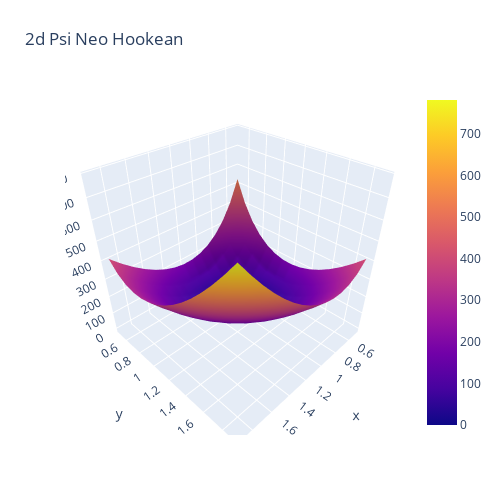

Notebook code for this chart:
### Code cell
import numpy as np
import matplotlib.pyplot as plt
import plotly.graph_objects as go


def neo_hookean(F, E=1000, nu=0.2):
    mu = E / (2 * (1 + nu))
    la = E * nu / ((1 + nu) * (1 - 2 * nu)) # Lame parameters

    J = np.linalg.det(F)
    return mu / 2 * (np.trace(F.transpose() @ F) - len(F)) - mu * np.log(J) + la / 2 * np.log(J)**2


dim = 2
sigma = np.arange(1, 10, 1e-3)
Psi = np.array([neo_hookean(np.eye(dim) * sig) for sig in sigma])

plt.figure()
plt.plot(sigma, Psi)
plt.savefig('sigma_times_I.png')
# plt.show()


sigma1 = np.arange(0.5, 2, 1e-1)
sigma2 = np.arange(0.5, 2, 1e-1)
Psi = np.zeros((len(sigma1), len(sigma2)), dtype=float)
for i, sig1 in enumerate(sigma1):
    for j, sig2 in enumerate(sigma2):
        Psi[i, j] = neo_hookean(np.array([[sig1, 0.], [0., sig2]]))

# plt.figure()
# ax = plt.axes(projection='3d')
# ax.plot_surface(sigma1, sigma2, Psi, rstride=1, cstride=1,
#                 cmap='viridis', edgecolor='none')
# plt.show()

fig = go.Figure(data=[go.Surface(z=Psi, x=sigma1, y=sigma2)])
fig.update_layout(title='2d Psi Neo Hookean', autosize=False,
                  width=500, height=500,
                  margin=dict(l=65, r=50, b=65, t=90))
fig.show()

### Figure 1 — Plotly figure (JSON) as saved in the notebook; plotly's stock layout.template omitted (floating-point values rounded to 4 significant figures; data arrays with more than 128 entries replaced by an {"elided": "..."} marker saying what was removed)
{"data": [{"type": "surface", "x": [0.5, 0.6, 0.7, 0.8, 0.9, 1.0, 1.1, 1.2, 1.3, 1.4, 1.5, 1.6, 1.7, 1.8, 1.9], "y": [0.5, 0.6, 0.7, 0.8, 0.9, 1.0, 1.1, 1.2, 1.3, 1.4, 1.5, 1.6, 1.7, 1.8, 1.9], "z": {"elided": "15x15 float values"}}], "layout": {"autosize": false, "height": 500, "margin": {"b": 65, "l": 65, "r": 50, "t": 90}, "title": {"text": "2d Psi Neo Hookean"}, "width": 500}}
